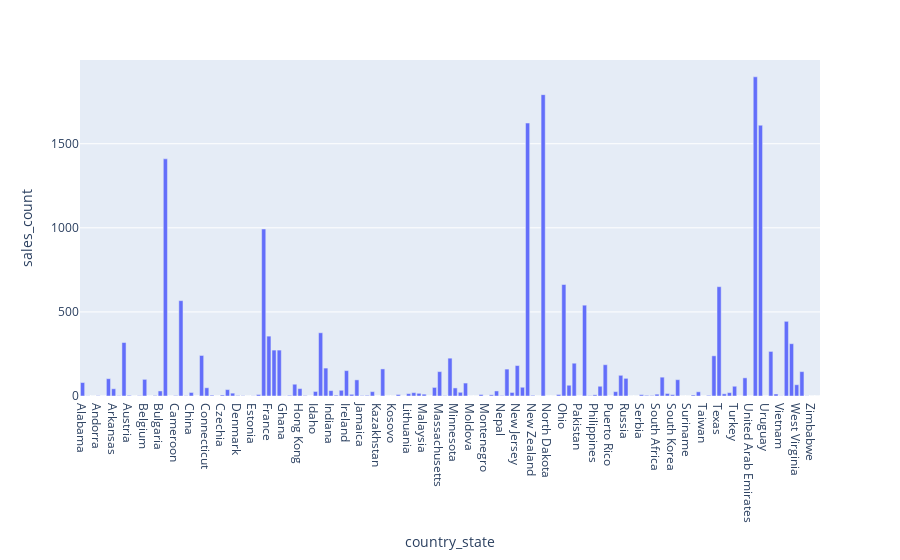

The notebook cell saved with this chart:
### Code cell
grouped = data.groupby('country_state')['sales_count'].sum()
grouped = grouped.reset_index()
fig = px.bar(grouped, x='country_state', y='sales_count')
fig.show()

### Figure 1 — Plotly figure (JSON) as saved in the notebook; plotly's stock layout.template omitted (floating-point values rounded to 4 significant figures; data arrays with more than 128 entries replaced by an {"elided": "..."} marker saying what was removed)
{"data": [{"alignmentgroup": "True", "hoverlabel": {"namelength": 0}, "hovertemplate": "country_state=%{x}<br>sales_count=%{y}", "legendgroup": "", "marker": {"color": "#636efa"}, "name": "", "offsetgroup": "", "orientation": "v", "showlegend": false, "textposition": "auto", "type": "bar", "x": {"elided": "143 str values"}, "xaxis": "x", "y": {"elided": "143 int values"}, "yaxis": "y"}], "layout": {"barmode": "relative", "legend": {"tracegroupgap": 0}, "margin": {"t": 60}, "xaxis": {"anchor": "y", "domain": [0, 1], "title": {"text": "country_state"}}, "yaxis": {"anchor": "x", "domain": [0, 1], "title": {"text": "sales_count"}}}}
